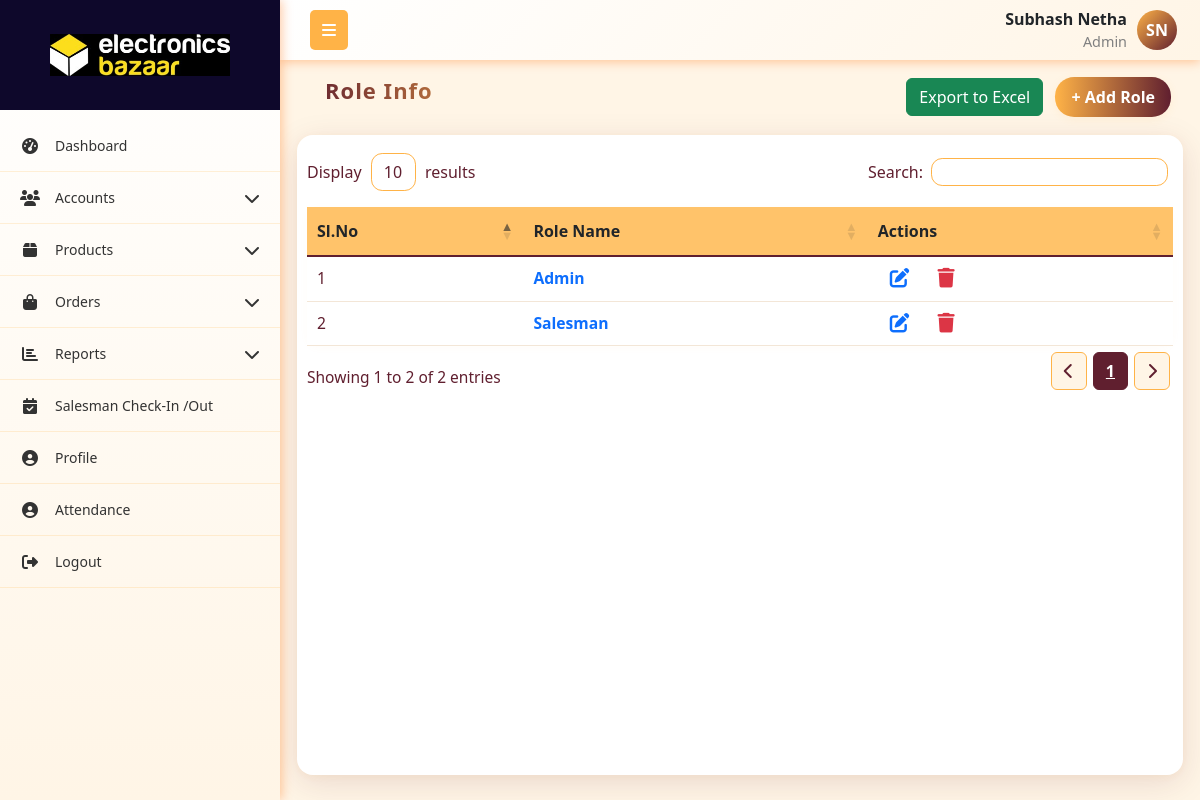
The app's page /role/table/ (signed in) with its own data.
### App1/models.py (models this page shows, shortened)
class User(models.Model):
    role = models.ForeignKey(Role,on_delete=models.SET_NULL, null=True, related_name="role")
    username = models.CharField(max_length=255, unique=True)
    password = models.CharField(max_length=255)
    first_name = models.CharField(max_length=255)
    last_name = models.CharField(max_length=255,null=True, blank=True)
    email = models.EmailField(unique=True)
    phone_number = models.CharField(max_length=15, unique=True)
    address = models.TextField(null=True, blank=True)
    city = models.CharField(max_length=255,null=True, blank=True)
    state = models.CharField(max_length=255,null=True, blank=True)
    pincode = models.CharField(max_length=10,null=True, blank=True)
    is_active = models.BooleanField(default=True)
    created_at = models.DateTimeField(auto_now_add=True)
    updated_at = models.DateTimeField(auto_now=True)
    profile_picture = models.ImageField(upload_to='profile_pictures/', null=True, blank=True)

class Role(models.Model):
    name = models.CharField(max_length=255, unique=True)
    created_at = models.DateTimeField(auto_now_add=True)
    updated_at = models.DateTimeField(auto_now=True)

### App1/views.py (the view)
# urls.py: path('role/table/', role_table, name='role_table'),
def role_table(request):
    current_user, role_permission = get_logged_in_user(request)
    if not current_user:
        return redirect('login')
    roles = Role.objects.all()
    context={'roles':roles,'current_user':current_user, 'role_permission': role_permission}
    return render(request, 'accounts/role_table.html',context )

### App1/views.py (called while the page is built)
def get_logged_in_user(request):
    username = request.session.get('current_user')
    if not username:
        return None, None  # always return a tuple
    try:
        user = User.objects.get(username=username)
        try:
            role_permission = RolePermissions.objects.get(role=user.role)
        except RolePermissions.DoesNotExist:
            role_permission = None
        return user, role_permission
    except User.DoesNotExist:
        return None, None

### templates/accounts/role_table.html (shortened to what this page needs)
{% extends 'company_admin/base.html' %}
{% load static %}
{% block content %}
<link rel="stylesheet" href="https://cdn.datatables.net/1.13.4/css/dataTables.bootstrap5.min.css">
<link rel="stylesheet" href="https://cdn.datatables.net/responsive/2.4.1/css/responsive.bootstrap5.min.css">
<link rel="stylesheet" href="https://cdnjs.cloudflare.com/ajax/libs/font-awesome/6.4.0/css/all.min.css">
<div class="container mt-1">
    <div class="mb-0 p-0">
        <div class="d-flex justify-content-between flex-wrap m-1">
            <h5 class="header">Role Info</h5>
           <div>
                <div style="position: relative; display: inline-block;">
                    <button onclick="toggleColumnSelector()" class="btn btn-success">Export to Excel</button>
                </div>
                {% if role_permission.roles_a %}
                <a href="{% url 'add_role' %}" class="btn btn-primary m-2">+ Add Role</a>
                {% endif %}
           </div>
        </div>
    </div>
    <div class="custom-card">
        <table id="roletable" class="table align-middle" style="width:100%">
            <thead class="table-header">
                <tr>
                    <th>Sl.No</th>
                    <th>Role Name</th>
                    <th>Actions</th>
                </tr>
            </thead>
            <tbody>
                {% for role in roles %}
                <tr>
                    <td>{{ forloop.counter }}</td>
                    <td><strong><a href="{% url 'role_permissions' role.id  %}" class="text-decoration-none"> {{ role.name }} </a></strong></td>
                    <td>
                        {% if role_permission.roles_e %}
                        <a href="{% url 'edit_role' role.id %}" class="btn-icon text-decoration-none" title="Edit">
                        </a>
                        {% endif %}
                        {% if role_permission.roles_d %}
                        <a href="{% url 'delete_role' role.id %}" onclick="return confirm('Are you sure?');" class="btn-icon" title="Delete">
                        </a>
                        {% endif %}
                    </td>
                </tr>
                {% endfor %}
            </tbody>
        </table>
    </div>
</div>
{% endblock content %}

### templates/company_admin/base.html (shortened to what this page needs)
{% load static %}
<!DOCTYPE html>
<html lang="en">
<head>
    <link href="https://cdnjs.cloudflare.com/ajax/libs/bootstrap/5.3.0/css/bootstrap.min.css" rel="stylesheet">
    <link href="https://cdnjs.cloudflare.com/ajax/libs/font-awesome/6.4.0/css/all.min.css" rel="stylesheet">
    <link rel="stylesheet" href="https://cdn.datatables.net/1.13.4/css/dataTables.bootstrap5.min.css">
    <link rel="stylesheet" href="https://cdn.datatables.net/responsive/2.4.1/css/responsive.bootstrap5.min.css">
    <link rel="stylesheet" href="{% static 'css/alert.css' %}">
</head>
<body>
    <nav class="top-navbar">
        <div class="navbar-container">
            <div class="navbar-left">
                <button class="sidebar-toggle" id="sidebarToggle">
                    <i class="fas fa-bars"></i>
                </button>
            </div>
            <div class="navbar-right me-2">
                <div class="navbar-user-info">
                    <span class="username">{{current_user.first_name}} {{current_user.last_name}}</span>
                    <span class="role">{{current_user.role.name}}</span>
                </div>
                {% if current_user.profile_picture %}
                    <img src="{{ current_user.profile_picture.url }}"
                        alt="{{ current_user.get_full_name }}"
                        class="navbar-profile-img">
                {% else %}
                     <div class="navbar-profile-fallback">
                        {{ current_user.first_name|first|upper }}{{ current_user.last_name|first|upper }}
                    </div>
                {% endif %}
            </div>
        </div>
    </nav>
    <nav class="sidebar" id="sidebar">
        <div class="sidebar-logo-container">
            <img src="{% static 'images/main-logo.jpg' %}" alt="Company Logo"  class="logo">
        </div>
        <ul class="nav flex-column sidebar-nav">
            {% if role_permission.dashboard_v %}
            <li class="nav-item">
                <a class="nav-link" href="{% url 'dashboard' %}">
                    <i class="fas fa-tachometer-alt nav-icon"></i>
                    <span class="nav-text">Dashboard</span>
                </a>
            </li>
            {% endif %}
            {% if role_permission.roles_v or role_permission.users_v or role_permission.customer_v %}
            <li class="nav-item">
                <a class="nav-link" href="#">
                    <i class="fas fa-users nav-icon"></i>
                    <span class="nav-text">Accounts</span>
                    <i class="fas fa-chevron-down arrow"></i>
                </a>
            </li>
            {% endif %}
            {% if role_permission.category_v or role_permission.all_products_v or role_permission.daily_production_v or role_permission.inventory_v %}
            <li class="nav-item">
                <a class="nav-link" href="#">
                    <i class="fas fa-box nav-icon"></i>
                    <span class="nav-text">Products</span>
                    <i class="fas fa-chevron-down arrow"></i>
                </a>
            </li>
            {% endif %}
            {% if role_permission.orders_v %}
            <li class="nav-item">
                <a class="nav-link" href="#">
                    <i class="fas fa-shopping-bag nav-icon"></i>
                    <span class="nav-text">Orders</span>
                    <i class="fas fa-chevron-down arrow"></i>
                </a>
            </li>
            {% endif %}
            {% if role_permission.s_reports_v or role_permission.c_reports_v %}
            <li class="nav-item">
                <a class="nav-link" href="#">
                    <i class="fas fa-chart-bar nav-icon"></i>
                    <span class="nav-text">Reports</span>
                    <i class="fas fa-chevron-down arrow"></i>
                </a>
            </li>
            {% endif %}
            {% if current_user.role.name == 'Admin' %}
            <li class="nav-item">
                <a class="nav-link" href="{% url 'salesman_visit_list' %}">
                    <i class="fas fa-calendar-check nav-icon"></i>
                    <span class="nav-text">Salesman Check-In /Out</span>
                </a>
            </li>
            {% endif %}
            <li class="nav-item">
                <a class="nav-link" href="{% url 'profile' %}">
                    <i class="fas fa-user-circle nav-icon"></i>
                    <span class="nav-text">Profile</span>
                </a>
            </li>
            <li class="nav-item">
                <a class="nav-link" href="{% url 'attendance' %}">
                    <i class="fas fa-user-circle nav-icon"></i>
                    <span class="nav-text">Attendance</span>
                </a>
            </li>
            <li class="nav-item">
                <a class="nav-link" href="{% url 'logout' %}" onclick="return confirm('Are you sure?');" >
                    <i class="fas fa-sign-out-alt nav-icon"></i>
                    <span class="nav-text">Logout</span>
                </a>
            </li>
        </ul>
    </nav>
    <main class="main-content" id="mainContent">
        {% block content %}{% endblock %}
    </main>
</body>
</html>

### templates/company_admin/base.html (style rules this page uses)
:root { --primary-red: #601F2F; --primary-orange: #ffb347; --accent-yellow: #fc3; --light-orange: #fff5e6; --dark-red: #4a1824; --sidebar-width: 280px; --sidebar-collapsed: 60px; }
* { box-sizing: border-box; }
body { font-family: 'Segoe UI', Tahoma, Geneva, Verdana, sans-serif; background-color: #f8f9fa; margin: 0; padding: 0; overflow-x: hidden; }
.top-navbar { background: linear-gradient(135deg, white 0%, var(--light-orange) 100%); box-shadow: 0 2px 10px rgba(255, 106, 0, 0.35); position: fixed; top: 0; left: var(--sidebar-width); right: 0; z-index: 1030; height: 60px; padding: 0; transition: left 0.3s ease; }
.navbar-container { display: flex; align-items: center; justify-content: space-between; height: 100%; padding: 0 15px; max-width: 100%; }
.navbar-left { display: flex; align-items: center; flex-shrink: 0; }
.sidebar-toggle { background: var(--primary-orange); border: none; color: white; padding: 8px 12px; border-radius: 5px; margin-left: 15px; cursor: pointer; }
.navbar-right { flex-shrink: 0; display: flex; align-items: center; gap: 10px; }
.navbar-profile-fallback { width: 40px; height: 40px; border-radius: 50%; background: linear-gradient(135deg, var(--primary-orange), var(--primary-red)); color: #fff; display: flex; align-items: center; justify-content: center; font-weight: 600; font-size: 16px; }
.navbar-user-info { display: flex; flex-direction: column; align-items: flex-end; }
.navbar-user-info .username { font-weight: 600; }
.navbar-user-info .role { font-size: 0.9rem; color: gray; }
.sidebar { position: fixed; top: 0; left: 0; height: 100vh; width: var(--sidebar-width); background: linear-gradient(180deg, white 0%, var(--light-orange) 100%); transform: translateX(0); transition: width 0.3s ease; z-index: 1040; overflow-y: auto; box-shadow: 2px 0 10px rgba(255, 106, 0, 0.35); display: flex; flex-direction: column; }
.sidebar-logo-container { display: flex; align-items: center; justify-content: center; height: 110px; width: 100%; background-color: #0e082b; margin-bottom: 10px; transition: opacity 0.3s, height 0.3s, margin-bottom 0.3s; }
.sidebar-logo-container .logo { width: 200px; height: auto; background: transparent; padding: 8px 10px; }
.sidebar:not(.collapsed) .sidebar-logo-container { opacity: 1; height: 110px; margin-bottom: 10px; }
.sidebar-nav { padding: 0; margin: 0; list-style: none; flex: 1 1 auto; }
.nav-item { border-bottom: 1px solid rgba(255, 179, 71, 0.2); }
.nav-link { color: #333; padding: 15px 20px; display: flex; align-items: center; text-decoration: none; transition: all 0.3s ease; position: relative; cursor: pointer; }
.nav-icon { width: 20px; margin-right: 15px; text-align: center; font-size: 16px; }
.nav-text { flex-grow: 1; font-size: 14px; }
.arrow { transition: transform 0.3s ease; margin-left: auto; }
.main-content { margin-top: 60px; padding: 5px; transition: margin-left 0.3s ease; min-height: calc(100vh - 60px); }
@media (min-width: 768px) { .sidebar { transform: translateX(0); top: 0; height: 100vh; } }
@media (min-width: 768px) { .main-content { margin-left: var(--sidebar-width); } }

### records on screen
User: first_name "Subhash", last_name "Netha", role.name "Admin", first_name|first "S", last_name|first "N"
Role: name "Admin"
Role: name "Salesman"
